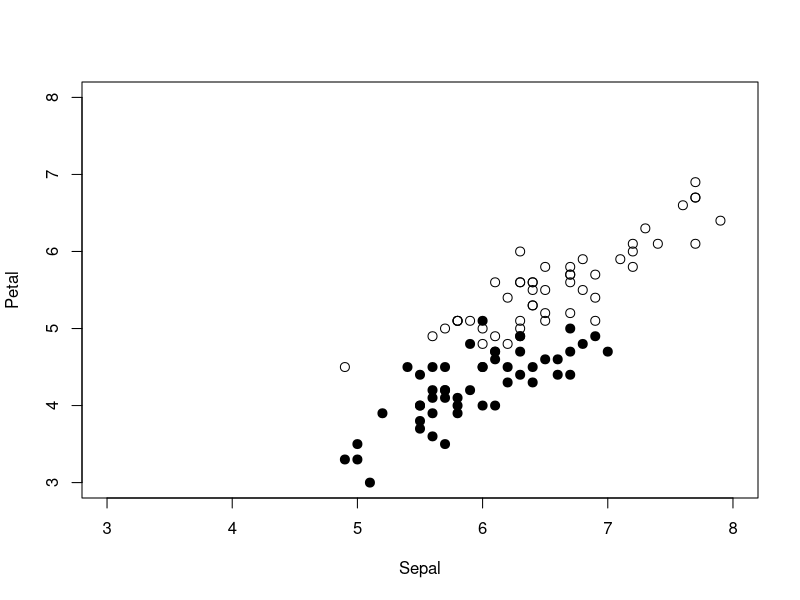
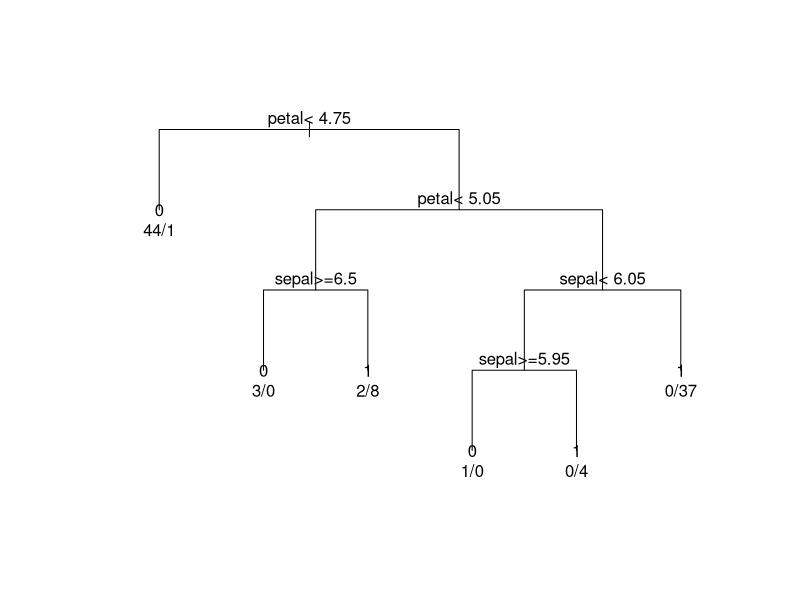

The R script that drew these images, in order:
library(rpart)
setwd("/Users/yuetongliu/Desktop")
dat <- read.csv("Iris.txt",header=T)
x1 <- dat[,1]; x2 <- dat[,2]; y <- dat[,3] #y=0: versicolor; y=1: virginica
#===== Plot the data
plot(x1,x2,pch=c(19,1)[y+1],cex=1.2,xlab="Sepal",ylab="Petal",xlim=c(3,8),ylim=c(3,8))

#1===== Fit a classification tree (and draw it)
myc <- rpart.control(minsplit=3,cp=1e-8)
set.seed(800)
treeobj <- rpart(y~sepal+petal,data=dat,method='class',control=myc)
plot(treeobj,uniform=T,margin=0.1)
text(treeobj,use.n=T)

#3===== Two new points
predict(treeobj,newdata=list(sepal=4.9,petal=5.3),type="class")
predict(treeobj,newdata=list(sepal=5.9,petal=4.8),type="class")

#5===== Which observations are misclassified?
diffobs <- which(dat$y!=predict(treeobj,type="vector")-1) #Be careful what you're doing here...
dat[diffobs,]

#6===== Cross validation results for various complexity parameters (CP)
printcp(treeobj)
